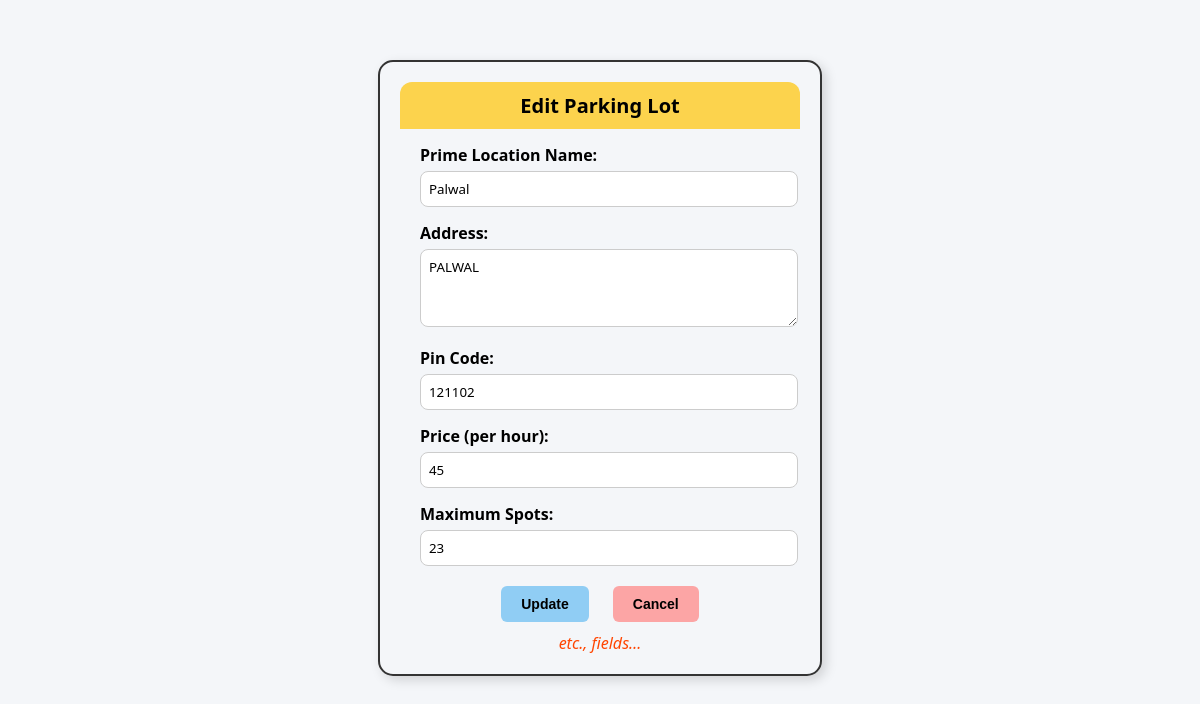
Page /edit_lot/3 on the committed database.
### backend/Models.py (models this page shows)
class Parking_Lots(db.Model):
    __tablename__ = 'parking_lots'
    id=db.Column(db.Integer,primary_key=True,autoincrement=True)
    prime_location_name=db.Column(db.String(50),nullable=False ,unique=True)#location name jo ki parking lot ka name hoga vo to alag hi hona chahiye
    address=db.Column(db.String(120),nullable=False)#not neccessary to be unique ,aisa ho sakta hai demand ki vajah se ek hi city me 2 parking lot honge
    pincode=db.Column(db.Integer,nullable=False)#not neccessary to be unique
    price_per_spot_per_hour=db.Column(db.Integer,nullable=False)#not neccessary to be unique
    max_spots=db.Column(db.Integer,nullable=False)#not neccessary to be unique
    parking_spots_of_a_lot_id=db.relationship('Parking_Spots',backref='parking_lots' , cascade='all , delete' , lazy=True)#it tells all the parking spots of a particular lot(here we are gettting parking lot by lot id)
    Reserved_parking_spots_of_a_lot_id=db.relationship('Reserved_parking_spots',backref='parking_lots' , cascade='all , delete' , lazy=True)#it tells all the reserved parking spots of a particular lot

### backend/controlers.py (the view, shortened to what this page needs)
@app.route("/edit_lot/<int:lot_id>" , methods=["GET","POST"])
def edit_lot(lot_id):
    parking_lot=Parking_Lots.query.filter_by(id=lot_id).first()
    return render_template("a_edit_parking_lot.html" , lot=parking_lot)

### templates/a_edit_parking_lot.html (shortened to what this page needs)
<!DOCTYPE html>
<html lang="en">
<head>
    <link rel="stylesheet" href="{{ url_for('static', filename='style.css') }}">
</head>
<body>
  <div class="edit-box">
    <div class="edit-header">Edit Parking Lot</div>
    <form method="POST" action="/edit_lot/{{lot.id}}">
      <div class="form-group">
        <label for="location">Prime Location Name:</label>
        <input type="text" id="location" name="location" value="{{lot.prime_location_name}}" required />
      </div>
      <div class="form-group">
        <label for="address">Address:</label>
        <textarea id="address" name="address" required>{{lot.address}}</textarea>
      </div>
      <div class="form-group">
        <label for="pincode">Pin Code:</label>
        <input type="text" id="pincode" name="pincode" value="{{lot.pincode}}" required />
      </div>
      <div class="form-group">
        <label for="price">Price (per hour):</label>
        <input type="number" id="price" name="price" value="{{lot.price_per_spot_per_hour}}" required />
      </div>
      <div class="form-group">
        <label for="max_spots">Maximum Spots:</label>
        <input type="number" id="max_spots" name="max_spots" value="{{lot.max_spots}}" required />
      </div>
      <div class="form-buttons">
        <button type="submit" class="btn btn-update">Update</button>
        <button type="button" class="btn btn-cancel" onclick="window.history.back();">Cancel</button>
      </div>
      <div class="note">etc., fields…</div>
    </form>
  </div>
</body>
</html>

### static/style.css (style rules this page uses)
body { background-color: #f4f6f9; font-family: 'Segoe UI', sans-serif; margin: 0; padding: 0; }
.btn { border-radius: 6px; }

### templates/a_edit_parking_lot.html (style rules this page uses)
body { font-family: 'Comic Sans MS', cursive, sans-serif; background-color: #fff; text-align: center; margin: 0; padding: 0; }
.edit-box { border: 2px solid #333; border-radius: 15px; width: 400px; margin: 60px auto; padding: 20px; box-shadow: 4px 4px 12px rgba(0, 0, 0, 0.15); }
.edit-header { background-color: #fcd34d; padding: 10px; border-radius: 12px 12px 0 0; font-size: 20px; font-weight: bold; }
.form-group { text-align: left; margin: 15px 20px; }
.form-group label { display: block; margin-bottom: 5px; font-weight: bold; }
.form-group input, .form-group textarea { width: 100%; padding: 8px; border: 1px solid #ccc; border-radius: 8px; font-family: inherit; }
.form-group textarea { resize: vertical; height: 60px; }
.form-buttons { margin-top: 20px; }
.btn { padding: 10px 20px; border: none; border-radius: 10px; font-weight: bold; font-size: 14px; margin: 0 10px; cursor: pointer; }
.btn-update { background-color: #90cdf4; }
.btn-cancel { background-color: #fca5a5; }
.note { color: orangered; font-style: italic; margin-top: 10px; }

### rows in the picture
Parking_Lots: location "Palwal", address "PALWAL", pincode "121102", price "45", max_spots "23"
